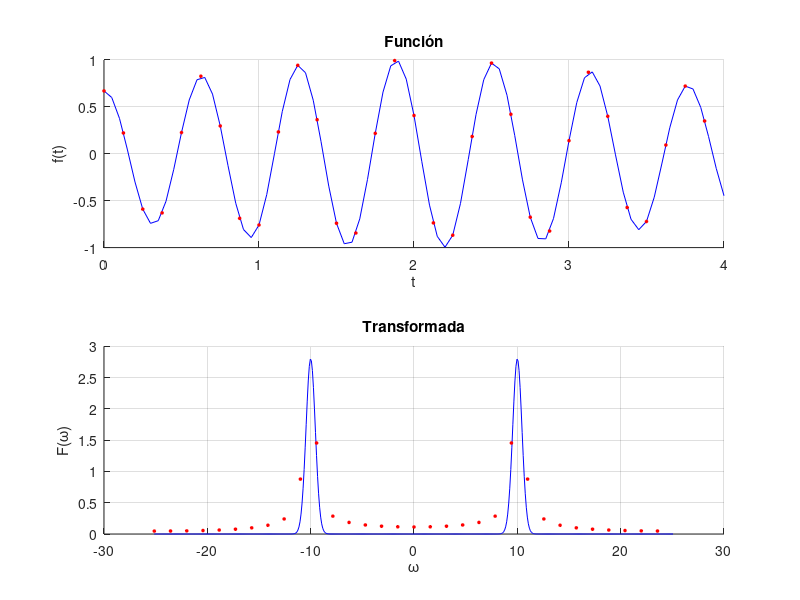

Write the MATLAB code that produced this figure.
t0=2;
w0=10;
s2=5;
t=0:0.05:4;
f=@(t) exp(-(t-t0).^2/(2*s2)).*cos(w0*t);

subplot(2,1,1)
hold on
plot(t,f(t),'b')
fs=8;
n=32;
dt=1/fs;
t=(0:n-1)*dt;
ft=f(t);
plot(t,ft,'ro','markersize',2,'markeredgecolor','r','markerfacecolor','r')
hold off
grid on
xlabel('t')
ylabel('f(t)')
title('Función')

subplot(2,1,2)
hold on
wc=pi*fs; %frecuencia límite de Nyquist
w=-wc:0.1:wc;
Fw=sqrt(2*pi*s2)*exp(-1i*w*t0).*(exp(1i*w0*t0)*exp(-(w-w0).^2*s2/2)+...
exp(-1i*w0*t0)*exp(-(w+w0).^2*s2/2))/2;

%transformada rápida de Fourier
y=fft(ft,n);
g=fftshift(y);
dw=2*pi/(n*dt);
ww=(-n/2:n/2-1)*dw;
plot(w,abs(Fw),'b',ww,abs(g)/fs,'ro','markersize',2,'markeredgecolor','r','markerfacecolor','r')
hold off
grid on
xlabel('\omega')
ylabel('F(\omega)')
title('Transformada')
